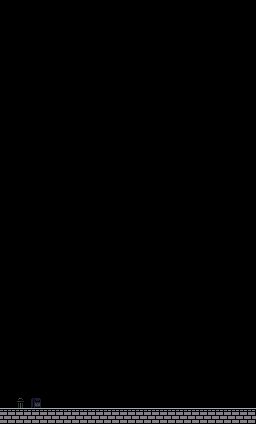

Below is a game level as drawn by its tile map, then a one-line description and the .tmx file that defines it, in full:
An orthogonal 32x53 tile map with 8x8 px tiles, 2 tile layers (Tile Layer 1, Back Tiles), 3 tilesets and 1 object.

<map version="1.9" tiledversion="1.9.2" orientation="orthogonal" renderorder="right-down" width="32" height="53" tilewidth="8" tileheight="8" infinite="0" nextlayerid="4" nextobjectid="2">
 <tileset firstgid="1" source="../../tilesets/bricks.tsx" />
 <tileset firstgid="3" source="../../tilesets/Tiles-2.tsx" />
 <tileset firstgid="53" source="../../tilesets/Street Objects.tsx" />
 <layer id="1" name="Tile Layer 1" width="32" height="53">
  <data encoding="csv">
0,0,0,0,0,0,0,0,0,0,0,0,0,0,0,0,0,0,0,0,0,0,0,0,0,0,0,0,0,0,0,0,
0,0,0,0,0,0,0,0,0,0,0,0,0,0,0,0,0,0,0,0,0,0,0,0,0,0,0,0,0,0,0,0,
0,0,0,0,0,0,0,0,0,0,0,0,0,0,0,0,0,0,0,0,0,0,0,0,0,0,0,0,0,0,0,0,
0,0,0,0,0,0,0,0,0,0,0,0,0,0,0,0,0,0,0,0,0,0,0,0,0,0,0,0,0,0,0,0,
0,0,0,0,0,0,0,0,0,0,0,0,0,0,0,0,0,0,0,0,0,0,0,0,0,0,0,0,0,0,0,0,
0,0,0,0,0,0,0,0,0,0,0,0,0,0,0,0,0,0,0,0,0,0,0,0,0,0,0,0,0,0,0,0,
0,0,0,0,0,0,0,0,0,0,0,0,0,0,0,0,0,0,0,0,0,0,0,0,0,0,0,0,0,0,0,0,
0,0,0,0,0,0,0,0,0,0,0,0,0,0,0,0,0,0,0,0,0,0,0,0,0,0,0,0,0,0,0,0,
0,0,0,0,0,0,0,0,0,0,0,0,0,0,0,0,0,0,0,0,0,0,0,0,0,0,0,0,0,0,0,0,
0,0,0,0,0,0,0,0,0,0,0,0,0,0,0,0,0,0,0,0,0,0,0,0,0,0,0,0,0,0,0,0,
0,0,0,0,0,0,0,0,0,0,0,0,0,0,0,0,0,0,0,0,0,0,0,0,0,0,0,0,0,0,0,0,
0,0,0,0,0,0,0,0,0,0,0,0,0,0,0,0,0,0,0,0,0,0,0,0,0,0,0,0,0,0,0,0,
0,0,0,0,0,0,0,0,0,0,0,0,0,0,0,0,0,0,0,0,0,0,0,0,0,0,0,0,0,0,0,0,
0,0,0,0,0,0,0,0,0,0,0,0,0,0,0,0,0,0,0,0,0,0,0,0,0,0,0,0,0,0,0,0,
0,0,0,0,0,0,0,0,0,0,0,0,0,0,0,0,0,0,0,0,0,0,0,0,0,0,0,0,0,0,0,0,
0,0,0,0,0,0,0,0,0,0,0,0,0,0,0,0,0,0,0,0,0,0,0,0,0,0,0,0,0,0,0,0,
0,0,0,0,0,0,0,0,0,0,0,0,0,0,0,0,0,0,0,0,0,0,0,0,0,0,0,0,0,0,0,0,
0,0,0,0,0,0,0,0,0,0,0,0,0,0,0,0,0,0,0,0,0,0,0,0,0,0,0,0,0,0,0,0,
0,0,0,0,0,0,0,0,0,0,0,0,0,0,0,0,0,0,0,0,0,0,0,0,0,0,0,0,0,0,0,0,
0,0,0,0,0,0,0,0,0,0,0,0,0,0,0,0,0,0,0,0,0,0,0,0,0,0,0,0,0,0,0,0,
0,0,0,0,0,0,0,0,0,0,0,0,0,0,0,0,0,0,0,0,0,0,0,0,0,0,0,0,0,0,0,0,
0,0,0,0,0,0,0,0,0,0,0,0,0,0,0,0,0,0,0,0,0,0,0,0,0,0,0,0,0,0,0,0,
0,0,0,0,0,0,0,0,0,0,0,0,0,0,0,0,0,0,0,0,0,0,0,0,0,0,0,0,0,0,0,0,
0,0,0,0,0,0,0,0,0,0,0,0,0,0,0,0,0,0,0,0,0,0,0,0,0,0,0,0,0,0,0,0,
0,0,0,0,0,0,0,0,0,0,0,0,0,0,0,0,0,0,0,0,0,0,0,0,0,0,0,0,0,0,0,0,
0,0,0,0,0,0,0,0,0,0,0,0,0,0,0,0,0,0,0,0,0,0,0,0,0,0,0,0,0,0,0,0,
0,0,0,0,0,0,0,0,0,0,0,0,0,0,0,0,0,0,0,0,0,0,0,0,0,0,0,0,0,0,0,0,
0,0,0,0,0,0,0,0,0,0,0,0,0,0,0,0,0,0,0,0,0,0,0,0,0,0,0,0,0,0,0,0,
0,0,0,0,0,0,0,0,0,0,0,0,0,0,0,0,0,0,0,0,0,0,0,0,0,0,0,0,0,0,0,0,
0,0,0,0,0,0,0,0,0,0,0,0,0,0,0,0,0,0,0,0,0,0,0,0,0,0,0,0,0,0,0,0,
0,0,0,0,0,0,0,0,0,0,0,0,0,0,0,0,0,0,0,0,0,0,0,0,0,0,0,0,0,0,0,0,
0,0,0,0,0,0,0,0,0,0,0,0,0,0,0,0,0,0,0,0,0,0,0,0,0,0,0,0,0,0,0,0,
0,0,0,0,0,0,0,0,0,0,0,0,0,0,0,0,0,0,0,0,0,0,0,0,0,0,0,0,0,0,0,0,
0,0,0,0,0,0,0,0,0,0,0,0,0,0,0,0,0,0,0,0,0,0,0,0,0,0,0,0,0,0,0,0,
0,0,0,0,0,0,0,0,0,0,0,0,0,0,0,0,0,0,0,0,0,0,0,0,0,0,0,0,0,0,0,0,
0,0,0,0,0,0,0,0,0,0,0,0,0,0,0,0,0,0,0,0,0,0,0,0,0,0,0,0,0,0,0,0,
0,0,0,0,0,0,0,0,0,0,0,0,0,0,0,0,0,0,0,0,0,0,0,0,0,0,0,0,0,0,0,0,
0,0,0,0,0,0,0,0,0,0,0,0,0,0,0,0,0,0,0,0,0,0,0,0,0,0,0,0,0,0,0,0,
0,0,0,0,0,0,0,0,0,0,0,0,0,0,0,0,0,0,0,0,0,0,0,0,0,0,0,0,0,0,0,0,
0,0,0,0,0,0,0,0,0,0,0,0,0,0,0,0,0,0,0,0,0,0,0,0,0,0,0,0,0,0,0,0,
0,0,0,0,0,0,0,0,0,0,0,0,0,0,0,0,0,0,0,0,0,0,0,0,0,0,0,0,0,0,0,0,
0,0,0,0,0,0,0,0,0,0,0,0,0,0,0,0,0,0,0,0,0,0,0,0,0,0,0,0,0,0,0,0,
0,0,0,0,0,0,0,0,0,0,0,0,0,0,0,0,0,0,0,0,0,0,0,0,0,0,0,0,0,0,0,0,
0,0,0,0,0,0,0,0,0,0,0,0,0,0,0,0,0,0,0,0,0,0,0,0,0,0,0,0,0,0,0,0,
0,0,0,0,0,0,0,0,0,0,0,0,0,0,0,0,0,0,0,0,0,0,0,0,0,0,0,0,0,0,0,0,
0,0,0,0,0,0,0,0,0,0,0,0,0,0,0,0,0,0,0,0,0,0,0,0,0,0,0,0,0,0,0,0,
0,0,0,0,0,0,0,0,0,0,0,0,0,0,0,0,0,0,0,0,0,0,0,0,0,0,0,0,0,0,0,0,
0,0,0,0,0,0,0,0,0,0,0,0,0,0,0,0,0,0,0,0,0,0,0,0,0,0,0,0,0,0,0,0,
0,0,0,0,0,0,0,0,0,0,0,0,0,0,0,0,0,0,0,0,0,0,0,0,0,0,0,0,0,0,0,0,
0,0,0,0,0,0,0,0,0,0,0,0,0,0,0,0,0,0,0,0,0,0,0,0,0,0,0,0,0,0,0,0,
0,0,0,0,0,0,0,0,0,0,0,0,0,0,0,0,0,0,0,0,0,0,0,0,0,0,0,0,0,0,0,0,
5,5,5,5,5,5,5,5,5,5,5,5,5,5,5,5,5,5,5,5,5,5,5,5,5,5,5,5,5,5,5,5,
15,15,15,15,15,15,15,15,15,15,15,15,15,15,15,15,15,15,15,15,15,15,15,15,15,15,15,15,15,15,15,15
</data>
 </layer>
 <objectgroup id="2" name="Object Layer 1">
  <object id="1" template="../../templates/spawnpoint.tx" x="32" y="408" />
 </objectgroup>
 <layer id="3" name="Back Tiles" width="32" height="53">
  <properties>
   <property name="z-index" type="int" value="-20" />
  </properties>
  <data encoding="csv">
0,0,0,0,0,0,0,0,0,0,0,0,0,0,0,0,0,0,0,0,0,0,0,0,0,0,0,0,0,0,0,0,
0,0,0,0,0,0,0,0,0,0,0,0,0,0,0,0,0,0,0,0,0,0,0,0,0,0,0,0,0,0,0,0,
0,0,0,0,0,0,0,0,0,0,0,0,0,0,0,0,0,0,0,0,0,0,0,0,0,0,0,0,0,0,0,0,
0,0,0,0,0,0,0,0,0,0,0,0,0,0,0,0,0,0,0,0,0,0,0,0,0,0,0,0,0,0,0,0,
0,0,0,0,0,0,0,0,0,0,0,0,0,0,0,0,0,0,0,0,0,0,0,0,0,0,0,0,0,0,0,0,
0,0,0,0,0,0,0,0,0,0,0,0,0,0,0,0,0,0,0,0,0,0,0,0,0,0,0,0,0,0,0,0,
0,0,0,0,0,0,0,0,0,0,0,0,0,0,0,0,0,0,0,0,0,0,0,0,0,0,0,0,0,0,0,0,
0,0,0,0,0,0,0,0,0,0,0,0,0,0,0,0,0,0,0,0,0,0,0,0,0,0,0,0,0,0,0,0,
0,0,0,0,0,0,0,0,0,0,0,0,0,0,0,0,0,0,0,0,0,0,0,0,0,0,0,0,0,0,0,0,
0,0,0,0,0,0,0,0,0,0,0,0,0,0,0,0,0,0,0,0,0,0,0,0,0,0,0,0,0,0,0,0,
0,0,0,0,0,0,0,0,0,0,0,0,0,0,0,0,0,0,0,0,0,0,0,0,0,0,0,0,0,0,0,0,
0,0,0,0,0,0,0,0,0,0,0,0,0,0,0,0,0,0,0,0,0,0,0,0,0,0,0,0,0,0,0,0,
0,0,0,0,0,0,0,0,0,0,0,0,0,0,0,0,0,0,0,0,0,0,0,0,0,0,0,0,0,0,0,0,
0,0,0,0,0,0,0,0,0,0,0,0,0,0,0,0,0,0,0,0,0,0,0,0,0,0,0,0,0,0,0,0,
0,0,0,0,0,0,0,0,0,0,0,0,0,0,0,0,0,0,0,0,0,0,0,0,0,0,0,0,0,0,0,0,
0,0,0,0,0,0,0,0,0,0,0,0,0,0,0,0,0,0,0,0,0,0,0,0,0,0,0,0,0,0,0,0,
0,0,0,0,0,0,0,0,0,0,0,0,0,0,0,0,0,0,0,0,0,0,0,0,0,0,0,0,0,0,0,0,
0,0,0,0,0,0,0,0,0,0,0,0,0,0,0,0,0,0,0,0,0,0,0,0,0,0,0,0,0,0,0,0,
0,0,0,0,0,0,0,0,0,0,0,0,0,0,0,0,0,0,0,0,0,0,0,0,0,0,0,0,0,0,0,0,
0,0,0,0,0,0,0,0,0,0,0,0,0,0,0,0,0,0,0,0,0,0,0,0,0,0,0,0,0,0,0,0,
0,0,0,0,0,0,0,0,0,0,0,0,0,0,0,0,0,0,0,0,0,0,0,0,0,0,0,0,0,0,0,0,
0,0,0,0,0,0,0,0,0,0,0,0,0,0,0,0,0,0,0,0,0,0,0,0,0,0,0,0,0,0,0,0,
0,0,0,0,0,0,0,0,0,0,0,0,0,0,0,0,0,0,0,0,0,0,0,0,0,0,0,0,0,0,0,0,
0,0,0,0,0,0,0,0,0,0,0,0,0,0,0,0,0,0,0,0,0,0,0,0,0,0,0,0,0,0,0,0,
0,0,0,0,0,0,0,0,0,0,0,0,0,0,0,0,0,0,0,0,0,0,0,0,0,0,0,0,0,0,0,0,
0,0,0,0,0,0,0,0,0,0,0,0,0,0,0,0,0,0,0,0,0,0,0,0,0,0,0,0,0,0,0,0,
0,0,0,0,0,0,0,0,0,0,0,0,0,0,0,0,0,0,0,0,0,0,0,0,0,0,0,0,0,0,0,0,
0,0,0,0,0,0,0,0,0,0,0,0,0,0,0,0,0,0,0,0,0,0,0,0,0,0,0,0,0,0,0,0,
0,0,0,0,0,0,0,0,0,0,0,0,0,0,0,0,0,0,0,0,0,0,0,0,0,0,0,0,0,0,0,0,
0,0,0,0,0,0,0,0,0,0,0,0,0,0,0,0,0,0,0,0,0,0,0,0,0,0,0,0,0,0,0,0,
0,0,0,0,0,0,0,0,0,0,0,0,0,0,0,0,0,0,0,0,0,0,0,0,0,0,0,0,0,0,0,0,
0,0,0,0,0,0,0,0,0,0,0,0,0,0,0,0,0,0,0,0,0,0,0,0,0,0,0,0,0,0,0,0,
0,0,0,0,0,0,0,0,0,0,0,0,0,0,0,0,0,0,0,0,0,0,0,0,0,0,0,0,0,0,0,0,
0,0,0,0,0,0,0,0,0,0,0,0,0,0,0,0,0,0,0,0,0,0,0,0,0,0,0,0,0,0,0,0,
0,0,0,0,0,0,0,0,0,0,0,0,0,0,0,0,0,0,0,0,0,0,0,0,0,0,0,0,0,0,0,0,
0,0,0,0,0,0,0,0,0,0,0,0,0,0,0,0,0,0,0,0,0,0,0,0,0,0,0,0,0,0,0,0,
0,0,0,0,0,0,0,0,0,0,0,0,0,0,0,0,0,0,0,0,0,0,0,0,0,0,0,0,0,0,0,0,
0,0,0,0,0,0,0,0,0,0,0,0,0,0,0,0,0,0,0,0,0,0,0,0,0,0,0,0,0,0,0,0,
0,0,0,0,0,0,0,0,0,0,0,0,0,0,0,0,0,0,0,0,0,0,0,0,0,0,0,0,0,0,0,0,
0,0,0,0,0,0,0,0,0,0,0,0,0,0,0,0,0,0,0,0,0,0,0,0,0,0,0,0,0,0,0,0,
0,0,0,0,0,0,0,0,0,0,0,0,0,0,0,0,0,0,0,0,0,0,0,0,0,0,0,0,0,0,0,0,
0,0,0,0,0,0,0,0,0,0,0,0,0,0,0,0,0,0,0,0,0,0,0,0,0,0,0,0,0,0,0,0,
0,0,0,0,0,0,0,0,0,0,0,0,0,0,0,0,0,0,0,0,0,0,0,0,0,0,0,0,0,0,0,0,
0,0,0,0,0,0,0,0,0,0,0,0,0,0,0,0,0,0,0,0,0,0,0,0,0,0,0,0,0,0,0,0,
0,0,0,0,0,0,0,0,0,0,0,0,0,0,0,0,0,0,0,0,0,0,0,0,0,0,0,0,0,0,0,0,
0,0,0,0,0,0,0,0,0,0,0,0,0,0,0,0,0,0,0,0,0,0,0,0,0,0,0,0,0,0,0,0,
0,0,0,0,0,0,0,0,0,0,0,0,0,0,0,0,0,0,0,0,0,0,0,0,0,0,0,0,0,0,0,0,
0,0,0,0,0,0,0,0,0,0,0,0,0,0,0,0,0,0,0,0,0,0,0,0,0,0,0,0,0,0,0,0,
0,62,0,61,0,0,0,0,0,0,0,0,0,0,0,0,0,0,0,0,0,0,0,0,0,0,0,0,0,0,0,0,
0,0,0,0,0,0,0,0,0,0,0,0,0,0,0,0,0,0,0,0,0,0,0,0,0,0,0,0,0,0,0,0,
0,0,0,0,0,0,0,0,0,0,0,0,0,0,0,0,0,0,0,0,0,0,0,0,0,0,0,0,0,0,0,0,
0,0,0,0,0,0,0,0,0,0,0,0,0,0,0,0,0,0,0,0,0,0,0,0,0,0,0,0,0,0,0,0,
0,0,0,0,0,0,0,0,0,0,0,0,0,0,0,0,0,0,0,0,0,0,0,0,0,0,0,0,0,0,0,0
</data>
 </layer>
</map>
